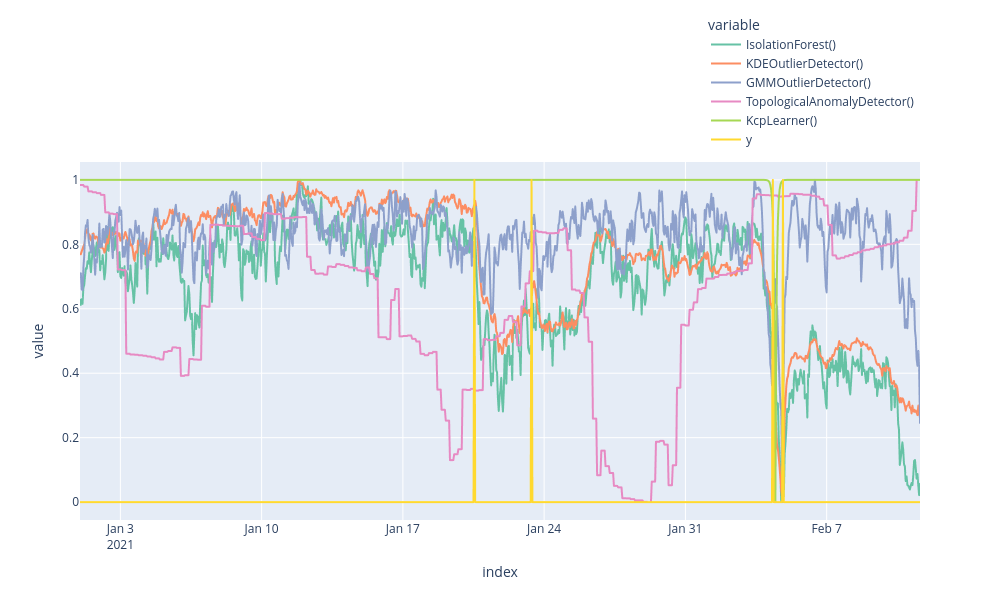

Notebook cell for this chart:
### Code cell
from plotly.offline import init_notebook_mode
from plotly.graph_objs import *
init_notebook_mode(connected=True)         # initiate notebook for offline plot

pd.options.plotting.backend = "plotly"
df = pd.concat([anomalies.apply(lambda x: (x - x.min()) / (x.max() - x.min())), y], axis=1)
import plotly.express as px
fig = df.plot(color_discrete_sequence=px.colors.qualitative.Set2)
fig.update_layout(
    legend=dict(
        orientation="v",
        entrywidth=100,
        yanchor="bottom",
        y=1.02,
        xanchor="right",
        x=1
    ),
    width=1000,
    height=600,
)
fig.show()
pd.options.plotting.backend = "matplotlib"

### Figure 1 — Plotly figure (JSON) as saved in the notebook; plotly's stock layout.template omitted (floating-point values rounded to 4 significant figures; data arrays with more than 128 entries replaced by an {"elided": "..."} marker saying what was removed)
{"data": [{"hovertemplate": "variable=IsolationForest()<br>index=%{x}<br>value=%{y}<extra></extra>", "legendgroup": "IsolationForest()", "line": {"color": "rgb(102,194,165)", "dash": "solid"}, "marker": {"symbol": "circle"}, "mode": "lines", "name": "IsolationForest()", "showlegend": true, "type": "scattergl", "x": {"elided": "1000 str values"}, "xaxis": "x", "y": {"elided": "1000 float values"}, "yaxis": "y"}, {"hovertemplate": "variable=KDEOutlierDetector()<br>index=%{x}<br>value=%{y}<extra></extra>", "legendgroup": "KDEOutlierDetector()", "line": {"color": "rgb(252,141,98)", "dash": "solid"}, "marker": {"symbol": "circle"}, "mode": "lines", "name": "KDEOutlierDetector()", "showlegend": true, "type": "scattergl", "x": {"elided": "1000 str values"}, "xaxis": "x", "y": {"elided": "1000 float values"}, "yaxis": "y"}, {"hovertemplate": "variable=GMMOutlierDetector()<br>index=%{x}<br>value=%{y}<extra></extra>", "legendgroup": "GMMOutlierDetector()", "line": {"color": "rgb(141,160,203)", "dash": "solid"}, "marker": {"symbol": "circle"}, "mode": "lines", "name": "GMMOutlierDetector()", "showlegend": true, "type": "scattergl", "x": {"elided": "1000 str values"}, "xaxis": "x", "y": {"elided": "1000 float values"}, "yaxis": "y"}, {"hovertemplate": "variable=TopologicalAnomalyDetector()<br>index=%{x}<br>value=%{y}<extra></extra>", "legendgroup": "TopologicalAnomalyDetector()", "line": {"color": "rgb(231,138,195)", "dash": "solid"}, "marker": {"symbol": "circle"}, "mode": "lines", "name": "TopologicalAnomalyDetector()", "showlegend": true, "type": "scattergl", "x": {"elided": "1000 str values"}, "xaxis": "x", "y": {"elided": "1000 float values"}, "yaxis": "y"}, {"hovertemplate": "variable=KcpLearner()<br>index=%{x}<br>value=%{y}<extra></extra>", "legendgroup": "KcpLearner()", "line": {"color": "rgb(166,216,84)", "dash": "solid"}, "marker": {"symbol": "circle"}, "mode": "lines", "name": "KcpLearner()", "showlegend": true, "type": "scattergl", "x": {"elided": "1000 str values"}, "xaxis": "x", "y": {"elided": "1000 float values"}, "yaxis": "y"}, {"hovertemplate": "variable=y<br>index=%{x}<br>value=%{y}<extra></extra>", "legendgroup": "y", "line": {"color": "rgb(255,217,47)", "dash": "solid"}, "marker": {"symbol": "circle"}, "mode": "lines", "name": "y", "showlegend": true, "type": "scattergl", "x": {"elided": "1000 str values"}, "xaxis": "x", "y": {"elided": "1000 float values"}, "yaxis": "y"}], "layout": {"height": 600, "legend": {"entrywidth": 100, "orientation": "v", "title": {"text": "variable"}, "tracegroupgap": 0, "x": 1, "xanchor": "right", "y": 1.02, "yanchor": "bottom"}, "margin": {"t": 60}, "width": 1000, "xaxis": {"anchor": "y", "domain": [0, 1], "title": {"text": "index"}}, "yaxis": {"anchor": "x", "domain": [0, 1], "title": {"text": "value"}}}}
